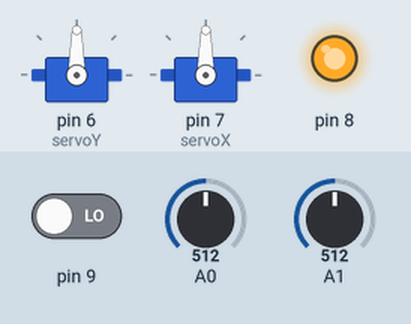
This sketch was run on a simulated Arduino Uno, built with avr-gcc and run on an emulated ATmega328P. Parts: 2 × servo, output pins drawn as LEDs (lit = HIGH). The test bench sets the inputs (shaded band); at power-on: A0 = 512, A1 = 512, pin 9 LOW.

Above: at 1.2 s.
1.3 s: A0 set to 716
At 2.5 s:
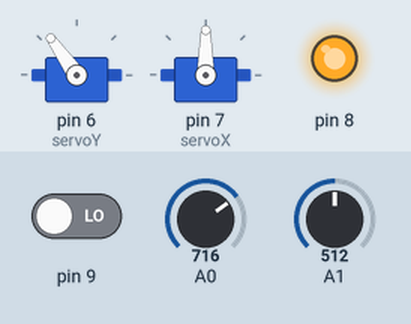
2.8 s: A1 set to 716
At 3.1 s:
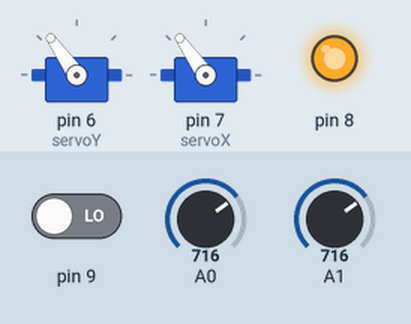
4.3 s: pin 9 driven HIGH
At 5.1 s:
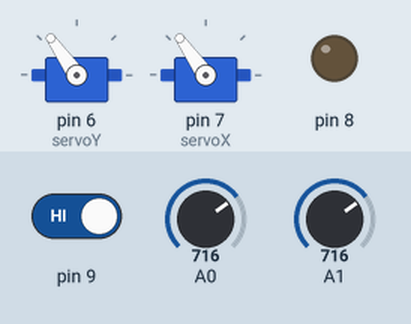
5.8 s: A0 set to 900
At 6.6 s:
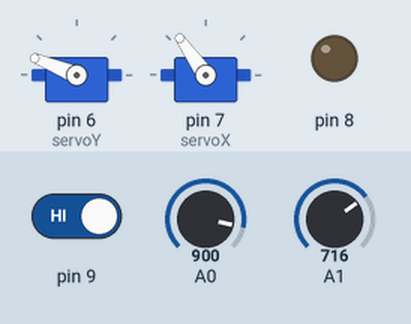
7.3 s: A1 set to 900
At 8.1 s:
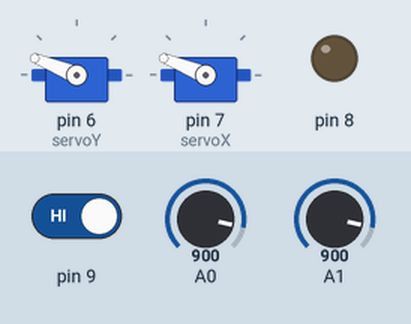
8.8 s: pin 9 driven LOW
At 10.2 s:
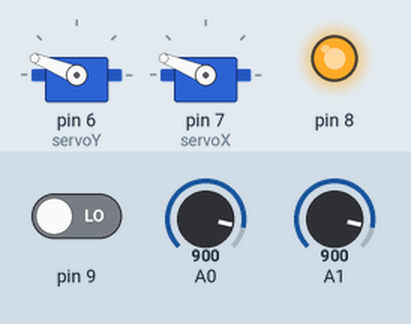
Timing chart, 0 to 11.3 s (numbered marks = the images above; inputs shaded):
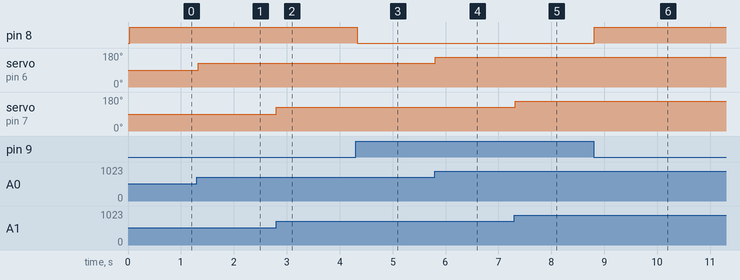

The sketch:

turret.ino
```cpp
// ----- LIBRARIES -----
#include <Servo.h>

// ----- VARIABLES -----
Servo servoY;
Servo servoX;

int valueX;
int valueY;

// ----- SETUP -----
void setup() {
    servoY.attach(6);
    servoX.attach(7);
    pinMode(8, OUTPUT);
}

// ----- LOOP -----
void loop() {
    valueX = map(analogRead(A1), 0, 1023, 0, 180);
    servoX.write(valueX);
    delay(15);
    valueY = map(analogRead(A0), 0, 1023, 0, 180);
    servoY.write(valueY);
    delay(15);

    if(digitalRead(9) == HIGH) {
      digitalWrite(8, 0);

    } else {
      digitalWrite(8, 1);
    }
}
```

Measured:
- after the input at 1.3 s, servo on pin 6 (servoY): 90° → 125° at once
- after the input at 2.8 s, servo on pin 7 (servoX): 90° → 125° at once
- after the input at 4.3 s, pin 8: HIGH → LOW at once
- after the input at 5.8 s, servo on pin 6 (servoY): 125° → 158° at once
- after the input at 7.3 s, servo on pin 7 (servoX): 125° → 158° at once
- after the input at 8.8 s, pin 8: LOW → HIGH at once
